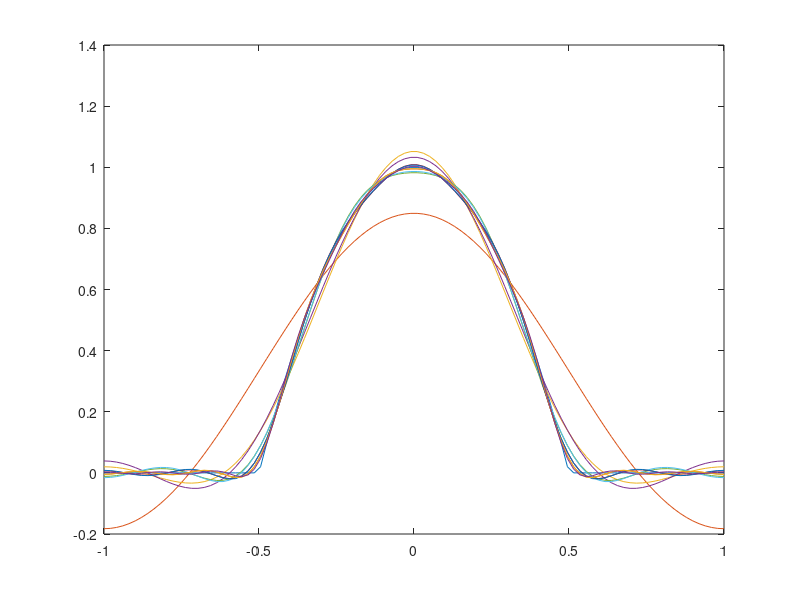
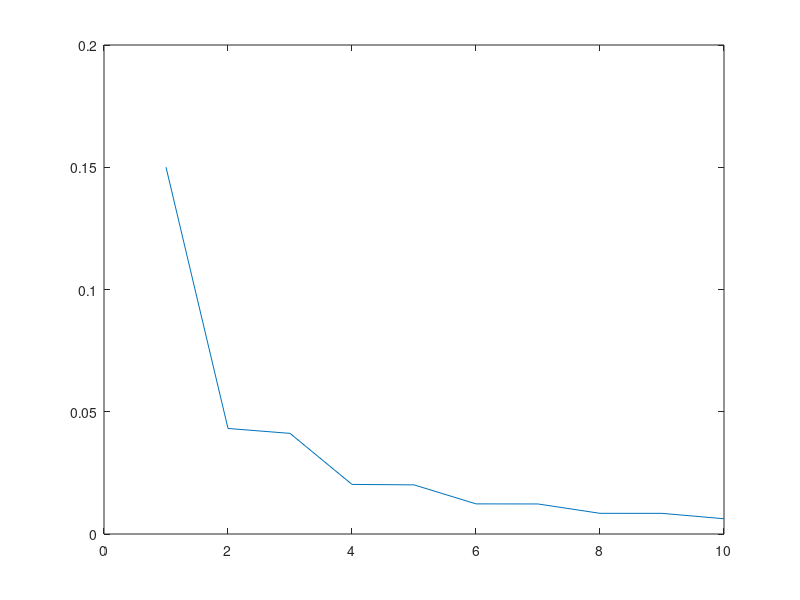

Recreate these plots in MATLAB, in order.
function plot_a_parabola
%This function reads'plot_a_parabola' in which we are writing a cosine
%fourier series for this function. It is even between (-0.5,0.5).
%Please refer the derivation page for the derivation of equations.

t=linspace(-1,1);
y1=0;
Y=1-(2*t).^2;
Y(Y<0)=0;
plot(t,Y);
hold on
%initialize A0 from the derivation
y=1/3;
err=0;
for m=1:10
    %equation of A_m from the derivation
    a=-8*(pi*m*cos(pi*m/2)-2*sin(pi*m/2))/((pi*m)^3); 
    
    y=y+a*cos(m*pi*t);
    plot(t,y);
    
    %find the rms error
    diff = (Y-y).^2;
    err(m)= sqrt(mean(diff));
    
end
hold off
N=1:m;
figure
plot(N,err);

end
